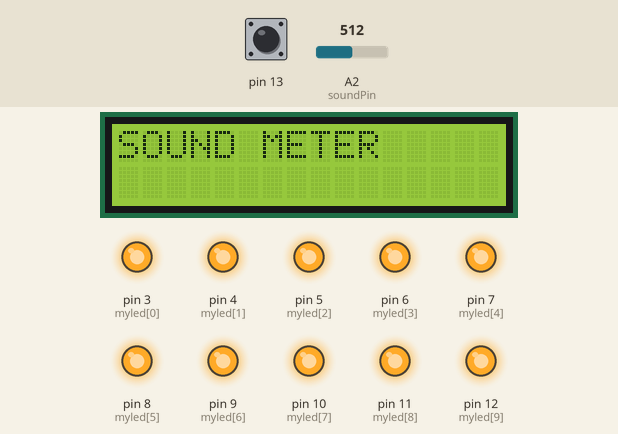
This sketch was run on a simulated Arduino Uno, built with avr-gcc and run on an emulated ATmega328P. On the bench: 16×2 character LCD, output pins drawn as LEDs (lit = HIGH). Dashed ring = blinking. Inputs (shaded band) come from the test bench; at power-on: pin 13 HIGH, A2 (soundPin) = 512. What the sketch prints to the serial monitor is not drawn.

Above: at 1.2 s.
1.3 s: pin 13 pulled LOW for 3.2 s
At 2.74 s:
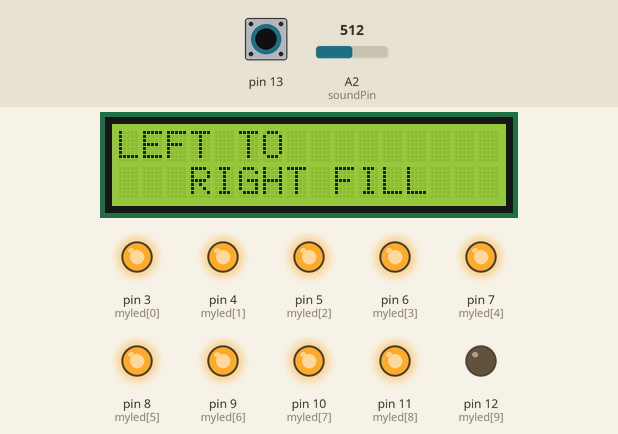
5.1 s: pin 13 pulled LOW for 1 s
At 5.24 s:
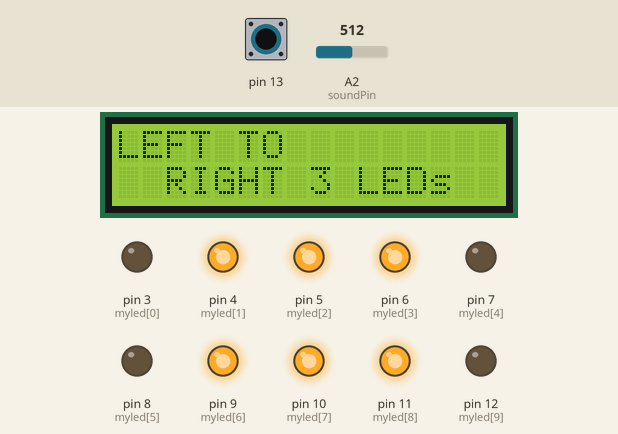
6.7 s: pin 13 pulled LOW for 0.15 s
At 7.03 s:
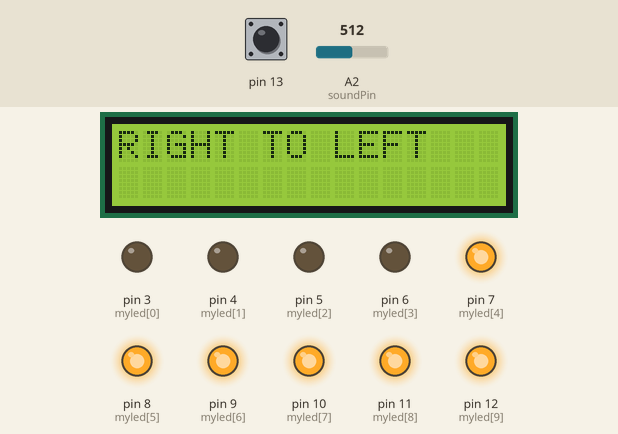
7.4 s: pin 13 pulled LOW for 0.15 s
At 7.61 s:
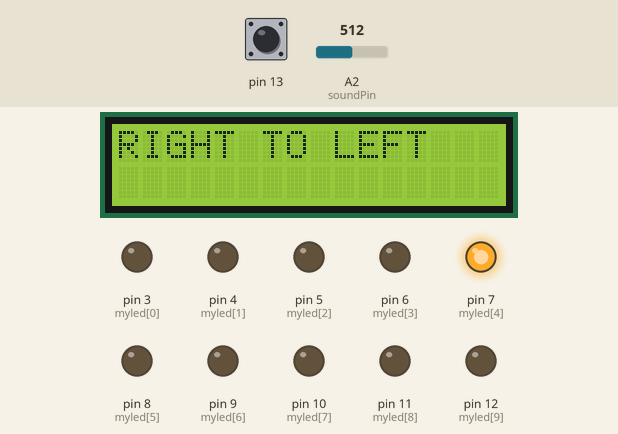
8.1 s: pin 13 pulled LOW for 0.15 s
At 8.47 s:
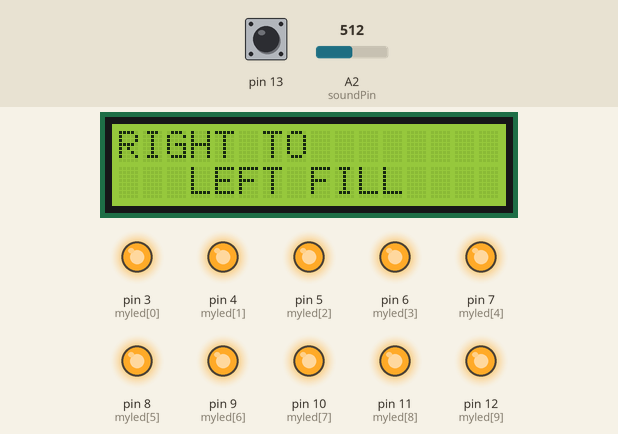
8.8 s: pin 13 pulled LOW for 1 s
At 10.67 s:
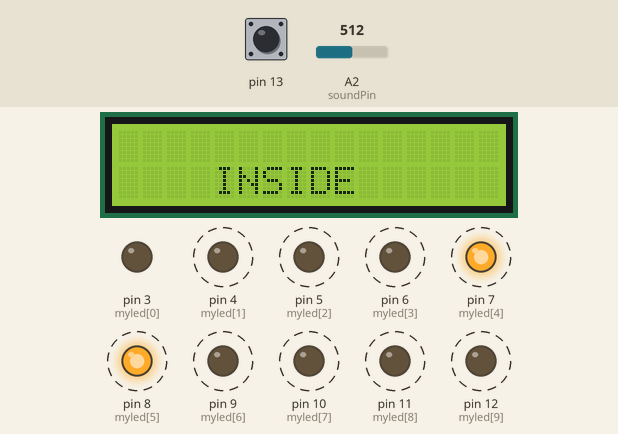
Timing chart, 0 to 11.4 s (numbered marks = the images above; inputs shaded):
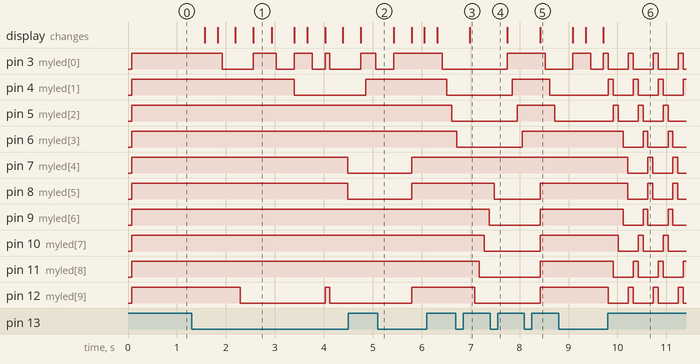

The sketch:

LED_Pattern_Wbutton.ino
```cpp
#include <Wire.h>
#include <LiquidCrystal_I2C.h>

// Set the LCD address to 0x27 for a 16 chars and 2 line display
LiquidCrystal_I2C lcd(0x27, 16, 2);


#define delay50 100

int myled[] = {3, 4, 5, 6, 7, 8, 9,10,11,12};
int num_of_leds;
int counter = 0;
int soundPin = A2;
String previousText = "";

void setup() {
  pinMode(13, INPUT_PULLUP);
  pinMode(soundPin, INPUT);
  Serial.begin(9600);

  num_of_leds = sizeof(myled) / sizeof(int);
  for (int i = 0; i < num_of_leds; i++) {
    pinMode(myled[i], OUTPUT);
  }

  // initialize the LCD
	lcd.begin();

	// Turn on the blacklight and print a message.
	lcd.backlight();
}

void loop() {
  int buttonState = digitalRead(13);
  Serial.println(counter);
  if (buttonState == LOW) {
    counter++;
    delay(250);
  }
  //Serial.println(counter);

  if (counter >= 12) {
    counter = 0; // reset the counter to 0
  }

  if (counter == 0){
    SoundSensor();
  }else if (counter == 1){
    ledon();
  }else if (counter == 2){
    pattern1();
  }else if (counter == 3){
    pattern2();
  }else if (counter == 4){
    pattern3();
  }else if (counter == 5){
    pattern4();
  }else if (counter == 6){
    pattern5();
  }else if (counter == 7){
    pattern6();
  }else if (counter == 8){
    pattern7();
  }else if (counter == 9){
    pattern8();
  }else if (counter == 10){
    pattern9();
  }else if (counter == 11){
    pattern10();
  }

}

//SOUND SENSOR
void SoundSensor() {
  String newText = "SOUND METER";
  if (previousText != newText){
    lcd.clear();
    lcd.print(newText);
    previousText = newText;
  }

  int soundValue = analogRead(soundPin);
  int mappedValue = map(soundValue, 0, 100, 0, 5);
  for (int i = 0; i < 10; i++) {
    if (i < mappedValue) {
      digitalWrite(myled[i], HIGH);
    } else {
      digitalWrite(myled[i], LOW);
    }
  }

}

//TURN ON ALL LEDs
void ledon() {
  String newText = "LED ON";
  if (previousText != newText){
    lcd.clear();
    lcd.print(newText);
    previousText = newText;
  }

  for (int i = 0; i < num_of_leds; i++) {
    digitalWrite(myled[i], HIGH);
    if (digitalRead(13) == LOW) {
      return; // exit the function if the button is clicked
    }
  }
}

//TURN OFF ALL LEDs
void  ledoff(){
  String newText = "LED OFF";
  if (previousText != newText){
    lcd.clear();
    lcd.print(newText);
    previousText = newText;
  }

  for (int i = 0; i < num_of_leds; i++) {
    digitalWrite(myled[i], LOW);
    if (digitalRead(13) == LOW) {
      return; // exit the function if the button is clicked
    }
  }
}

//LEFT TO RIGHT
void pattern1() {
  lcd.clear();
  lcd.print("LEFT TO RIGHT");
  for (int i = 0; i < num_of_leds; i++) {
    digitalWrite(myled[i], HIGH);
    delay(delay50);
    digitalWrite(myled[i], LOW);
    if (digitalRead(13) == LOW) {
      return; // exit the function if the button is clicked
    }
  }
}

//RIGHT TO LEFT
void pattern2() {
  lcd.clear();
  lcd.print("RIGHT TO LEFT");
  for (int i = num_of_leds; i > 0; i--) {
    digitalWrite(myled[i - 1], HIGH);
    delay(delay50);
    digitalWrite(myled[i - 1], LOW);
    if (digitalRead(13) == LOW) {
      return; // exit the function if the button is clicked
    }
  }
}

//LEFT TO RIGHT FILL
void pattern3() {
  lcd.clear();
  lcd.print("LEFT TO");
  lcd.setCursor(3,1);
  lcd.print("RIGHT FILL");
  for (int i = 0; i < num_of_leds; i++) {
    digitalWrite(myled[i], HIGH);
    delay(delay50);
    if (digitalRead(13) == LOW) {
      return; // exit the function if the button is clicked
    }
  }
  for (int i = num_of_leds; i > 0; i--) {
    digitalWrite(myled[i - 1], LOW);
    delay(delay50);
    if (digitalRead(13) == LOW) {
      return; // exit the function if the button is clicked
    }
  }
}

//RIGHT TO LEFT FILL
void pattern4() {
  lcd.clear();
  lcd.print("RIGHT TO");
  lcd.setCursor(3,1);
  lcd.print("LEFT FILL");
  ledon();
  delay(delay50);
  for (int i = 0; i < num_of_leds; i++) {
    digitalWrite(myled[i], LOW);
    delay(delay50);
    if (digitalRead(13) == LOW) {
      return; // exit the function if the button is clicked
    }
  }
  for (int i = num_of_leds; i > 0; i--) {
    digitalWrite(myled[i - 1], HIGH);
    delay(delay50);
    if (digitalRead(13) == LOW) {
      return; // exit the function if the button is clicked
    }
  }
  ledoff();
}

//ALTERNATE LEDs
void pattern5() {
  lcd.clear();
  lcd.print("ALTERNATE LEDs");
  for (int i = 0; i < num_of_leds; i = i + 2) {
    digitalWrite(myled[i], HIGH);
    digitalWrite(myled[i + 1], LOW);
    if (digitalRead(13) == LOW) {
      return; // exit the function if the button is clicked
    }
  }
  delay(delay50);
  for (int i = 0; i < num_of_leds; i = i + 2) {
    digitalWrite(myled[i], LOW);
    digitalWrite(myled[i + 1], HIGH);
    if (digitalRead(13) == LOW) {
      return; // exit the function if the button is clicked
    }
  }
  delay(delay50);
}

//OSCILLATING LEDs
void pattern6() {   //osc
  lcd.clear();
  lcd.print("OSCILLATING LEDs");
  for (int i = 0; i < num_of_leds; i++) {
    digitalWrite(myled[i], HIGH);
    delay(delay50);
    digitalWrite(myled[i], LOW);
    if (digitalRead(13) == LOW) {
      return; // exit the function if the button is clicked
    }
  }
  delay(delay50);
  for (int i = num_of_leds; i > 0; i--) {
    digitalWrite(myled[i - 1], HIGH);
    delay(delay50);
    digitalWrite(myled[i - 1], LOW);
    if (digitalRead(13) == LOW) {
      return; // exit the function if the button is clicked
    }
  }
}

//INSIDE
void pattern7() {
  lcd.clear();
  lcd.setCursor(4,1);
  lcd.print("INSIDE");
  for (int i = 0; i < num_of_leds / 2; i++) {
    digitalWrite(myled[i], HIGH);
    digitalWrite(myled[num_of_leds - 1 - i], HIGH);
    delay(delay50);
    digitalWrite(myled[i], LOW);
    digitalWrite(myled[num_of_leds - 1 - i], LOW);
    if (digitalRead(13) == LOW) {
      return; // exit the function if the button is clicked
    }
  }
}

//OUTSIDE
void pattern8() {
  lcd.clear();
  lcd.setCursor(4,1);
  lcd.print("OUTSIDE");
  for (int i = (num_of_leds / 2) - 1; i >= 0 ; i--)
  {
    digitalWrite(myled[i], HIGH);
    digitalWrite(myled[num_of_leds - 1 - i], HIGH);
    delay(delay50);
    digitalWrite(myled[i], LOW);
    digitalWrite(myled[num_of_leds - 1 - i], LOW);
    if (digitalRead(13) == LOW) {
      return; // exit the function if the button is clicked
    }
  }
}

//LEFT TO RIGHT 3 LEDs
void pattern9() {
  lcd.clear();
  lcd.print("LEFT TO ");
  lcd.setCursor(2,1);
  lcd.print("RIGHT 3 LEDs");
  for (int i = 0; i < num_of_leds + 3; i++) {
    if (i <= num_of_leds) {
      digitalWrite(myled[i], HIGH);
    }
    if (i > 2) {
      digitalWrite(myled[i - 3], LOW);
    }
    delay(delay50);
    if (digitalRead(13) == LOW) {
      return; // exit the function if the button is clicked
    }
  }
}

//OSCILLATING 3 LEDs
void pattern10() {
  lcd.clear();
  lcd.print("OSCILLATING ");
  lcd.setCursor(3,1);
  lcd.print("3 LEDs");
  for (int i = 2; i < num_of_leds; i++) {
    if (i == 2) {
      digitalWrite(myled[0], HIGH);
      digitalWrite(myled[1], HIGH);
    }
    digitalWrite(myled[i], HIGH);
    digitalWrite(myled[i - 3], LOW);
    delay(delay50);
    if (digitalRead(13) == LOW) {
      return; // exit the function if the button is clicked
    }
  }
  for (int i = num_of_leds - 4; i > -1; i--) {
    digitalWrite(myled[i], HIGH);
    digitalWrite(myled[i + 3], LOW);
    delay(delay50);
    if (digitalRead(13) == LOW) {
      return; // exit the function if the button is clicked
    }
  }
}
```

Measured:
- after the input at 1.3 s, pin 3 (myled[0]): HIGH → LOW after 0.63 s, → HIGH 0.63 s later, → LOW 0.47 s later, → HIGH 0.37 s later, … (9 changes in this stretch); pin 4 (myled[1]): HIGH → LOW after 2.1 s, → HIGH 1.5 s later
- after the input at 5.1 s, pin 6 (myled[3]): stays HIGH (without the input it goes to LOW after 0.26 s); pin 9 (myled[6]): stays HIGH (without the input it goes to LOW after 0.56 s); pin 10 (myled[7]): stays HIGH (without the input it goes to LOW after 0.66 s); pin 11 (myled[8]): stays HIGH (without the input it goes to LOW after 0.76 s)
- after the input at 6.7 s, pin 3 (myled[0]): stays LOW (without the input it goes to HIGH after 0.63 s); pin 7 (myled[4]): stays HIGH (without the input it goes to LOW after 0.12 s)
- after the input at 7.4 s, pin 7 (myled[4]): stays HIGH (without the input it goes to LOW after 0.18 s); pin 11 (myled[8]): stays LOW (without the input it goes to HIGH after 0.70 s); pin 12 (myled[9]): stays LOW (without the input it goes to HIGH after 0.60 s)
- after the input at 8.1 s, pin 3 (myled[0]): HIGH → LOW after 0.42 s; pin 4 (myled[1]): HIGH → LOW after 0.52 s; pin 5 (myled[2]): HIGH → LOW after 0.62 s; the display: changes after 0.32 s (image 5)
- after the input at 8.8 s, pin 4 (myled[1]): alternates HIGH for 0.10 s and LOW for 0.41 s, starting after 1.0 s; pin 5 (myled[2]): alternates HIGH for 0.10 s and LOW for 0.41 s, starting after 1.1 s; the display: first changes after 0.29 s (image 6 shows a later state)
